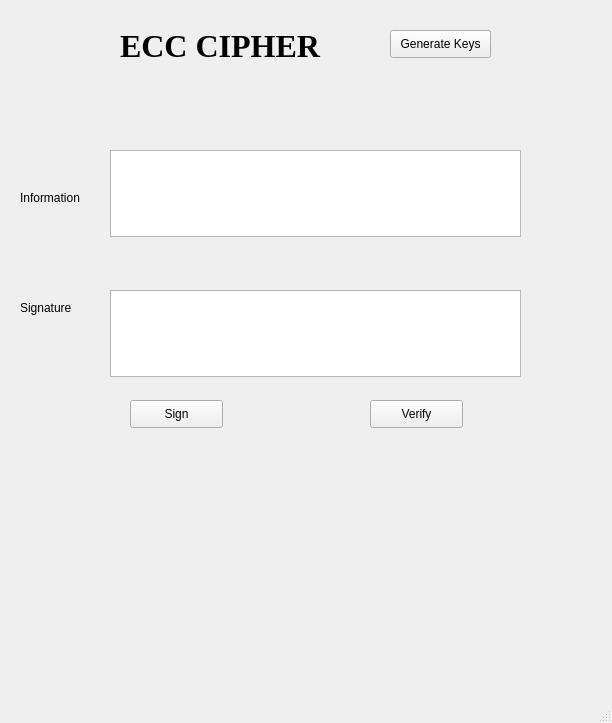
<?xml version="1.0" encoding="UTF-8"?>
<ui version="4.0">
 <class>MainWindow</class>
 <widget class="QMainWindow" name="MainWindow">
  <property name="geometry">
   <rect>
    <x>0</x>
    <y>0</y>
    <width>612</width>
    <height>723</height>
   </rect>
  </property>
  <property name="windowTitle">
   <string>MainWindow</string>
  </property>
  <widget class="QWidget" name="centralwidget">
   <widget class="QTextEdit" name="txt_info">
    <property name="geometry">
     <rect>
      <x>110</x>
      <y>150</y>
      <width>411</width>
      <height>87</height>
     </rect>
    </property>
   </widget>
   <widget class="QTextEdit" name="txt_sign">
    <property name="geometry">
     <rect>
      <x>110</x>
      <y>290</y>
      <width>411</width>
      <height>87</height>
     </rect>
    </property>
   </widget>
   <widget class="QLabel" name="label">
    <property name="geometry">
     <rect>
      <x>20</x>
      <y>190</y>
      <width>71</width>
      <height>16</height>
     </rect>
    </property>
    <property name="text">
     <string>Information</string>
    </property>
   </widget>
   <widget class="QLabel" name="label_2">
    <property name="geometry">
     <rect>
      <x>20</x>
      <y>300</y>
      <width>71</width>
      <height>16</height>
     </rect>
    </property>
    <property name="text">
     <string>Signature</string>
    </property>
   </widget>
   <widget class="QPushButton" name="btn_sign">
    <property name="geometry">
     <rect>
      <x>130</x>
      <y>400</y>
      <width>93</width>
      <height>28</height>
     </rect>
    </property>
    <property name="text">
     <string>Sign</string>
    </property>
   </widget>
   <widget class="QPushButton" name="btn_verify">
    <property name="geometry">
     <rect>
      <x>370</x>
      <y>400</y>
      <width>93</width>
      <height>28</height>
     </rect>
    </property>
    <property name="text">
     <string>Verify</string>
    </property>
   </widget>
   <widget class="QPushButton" name="btn_gen_keys">
    <property name="geometry">
     <rect>
      <x>390</x>
      <y>30</y>
      <width>101</width>
      <height>28</height>
     </rect>
    </property>
    <property name="text">
     <string>Generate Keys</string>
    </property>
   </widget>
   <widget class="QLabel" name="label_3">
    <property name="geometry">
     <rect>
      <x>120</x>
      <y>20</y>
      <width>261</width>
      <height>51</height>
     </rect>
    </property>
    <property name="font">
     <font>
      <family>Times New Roman</family>
      <pointsize>24</pointsize>
      <weight>75</weight>
      <bold>true</bold>
     </font>
    </property>
    <property name="text">
     <string>ECC CIPHER</string>
    </property>
   </widget>
  </widget>
  <widget class="QMenuBar" name="menubar">
   <property name="geometry">
    <rect>
     <x>0</x>
     <y>0</y>
     <width>612</width>
     <height>26</height>
    </rect>
   </property>
  </widget>
  <widget class="QStatusBar" name="statusbar"/>
 </widget>
 <resources/>
 <connections/>
</ui>
